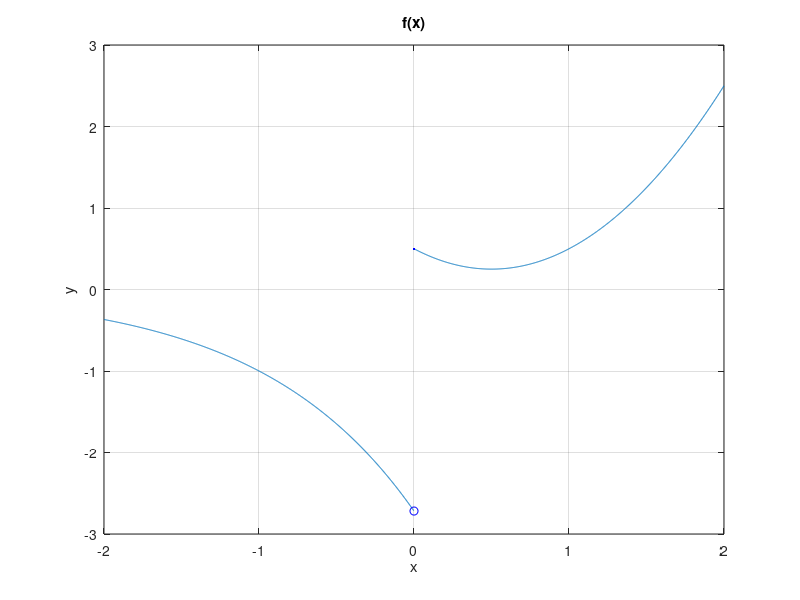

Source code (MATLAB):
% Exercise 5

% PART B
x = linspace(-2, 2, 2001);
f = @(x) -exp(x + 1).*(x < 0) + (x.^2 - x + 1/2).*(x >= 0);

% PART C
plot(x, f(x))

% Create Discontinuity
i = find(x == 0);
F = f(x);
F(i) = NaN;
plot(x, F, -eps, f(-eps), 'ob', eps, f(eps), '.b')

% Label
grid on
xlabel('x')
ylabel('y')
title('f(x)')
